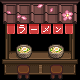

Below is a game level as drawn by its tile map, then a one-line description and the .tmx file that defines it, in full:
An orthogonal 5x5 tile map with 16x16 px tiles, 4 tile layers (Back, Buildings, Front, AlwaysFront).

<map version="1.2" tiledversion="1.2.5" orientation="orthogonal" renderorder="right-down" width="5" height="5" tilewidth="16" tileheight="16" infinite="0" nextlayerid="17" nextobjectid="59">
 <tileset firstgid="1" name="spring_ramen" tilewidth="16" tileheight="16" tilecount="25" columns="5">
  <image source="spring_ramen.png" width="80" height="80" />
 </tileset>
 <layer id="12" name="Back" width="5" height="5">
  <data encoding="csv">
0,0,0,0,0,
0,0,0,0,0,
0,0,0,0,0,
0,0,0,0,0,
0,0,0,0,0
</data>
 </layer>
 <objectgroup id="2" name="Back" />
 <layer id="14" name="Buildings" width="5" height="5">
  <data encoding="csv">
0,0,0,0,0,
0,0,0,0,0,
0,0,0,0,0,
0,0,0,0,0,
21,22,23,24,25
</data>
 </layer>
 <objectgroup id="4" name="Buildings" />
 <layer id="15" name="Front" width="5" height="5">
  <data encoding="csv">
0,0,0,0,0,
0,0,0,0,0,
0,0,0,0,0,
16,17,18,19,20,
0,0,0,0,0
</data>
 </layer>
 <objectgroup id="6" name="Front" />
 <layer id="16" name="AlwaysFront" width="5" height="5">
  <data encoding="csv">
1,2,3,4,5,
6,7,8,9,10,
11,12,13,14,15,
0,0,0,0,0,
0,0,0,0,0
</data>
 </layer>
 <objectgroup id="11" name="AlwaysFront" />
</map>
